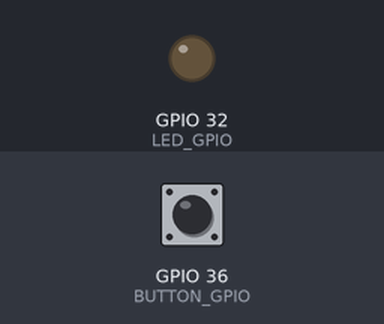
This sketch was run on a simulated ESP32. Shown: output pins drawn as LEDs (lit = HIGH). Inputs (shaded band) come from the test bench; at power-on: GPIO 36 (BUTTON_GPIO) LOW.

Above: at 1.2 s.
1.3 s: GPIO 36 (BUTTON_GPIO) pulled HIGH for 0.15 s
At 1.37 s:
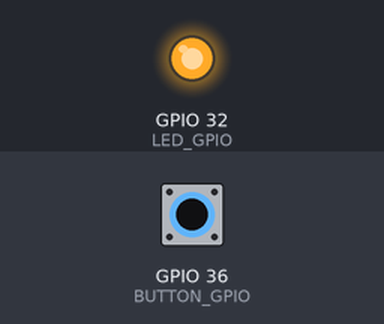
2.9 s: GPIO 36 (BUTTON_GPIO) pulled HIGH for 3.2 s
At 7.5 s:
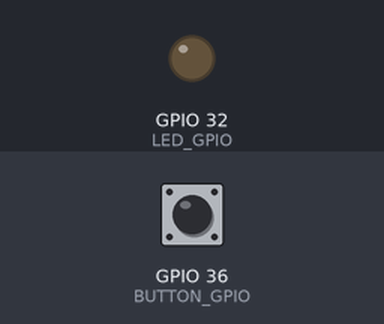
Timing chart, 0 to 9.0 s (numbered marks = the images above; inputs shaded):
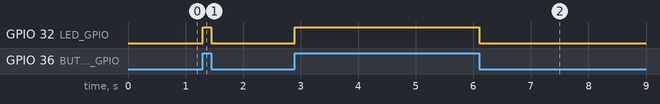

Measured:
- after the input at 1.3 s, GPIO 32 (LED_GPIO): LOW → HIGH at once, → LOW 0.15 s later
- after the input at 2.9 s, GPIO 32 (LED_GPIO): LOW → HIGH at once, → LOW 3.2 s later

The sketch:

Practica_12.ino
```cpp
const int LED_GPIO = 32;
const int BUTTON_GPIO = 36;
int buttonState = 0;
void setup() {
  // put your setup code here, to run once:
pinMode(LED_GPIO,OUTPUT);
pinMode(BUTTON_GPIO,INPUT);
}

void loop() {
  // put your main code here, to run repeatedly:
buttonState  = digitalRead(BUTTON_GPIO);
if(buttonState == HIGH){
  digitalWrite(LED_GPIO,HIGH);
} else{
  digitalWrite(LED_GPIO,LOW);
}
}
```
